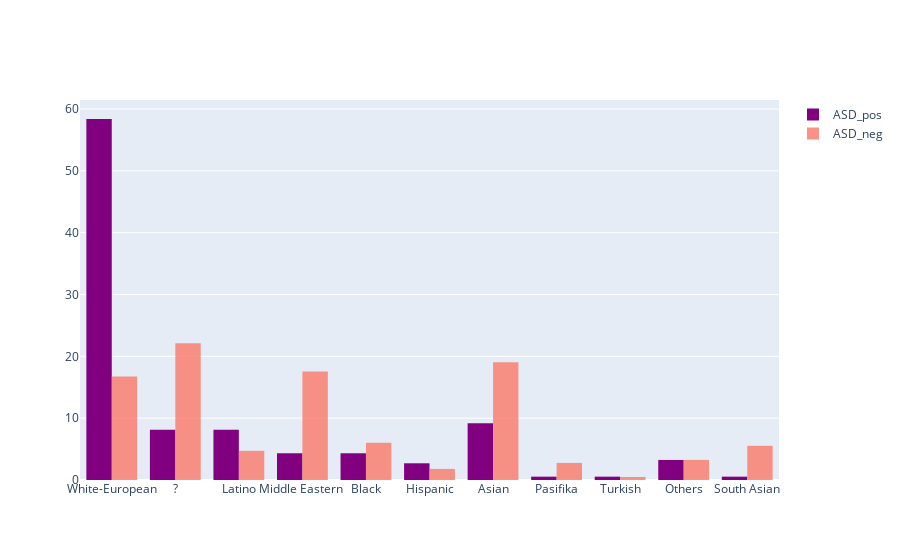

Notebook source saved alongside this figure:
### Code cell
import plotly.graph_objects as go

fig = go.Figure()
fig.add_trace(go.Histogram(x=ASD_pos['ethnicity'],histnorm='percent',
              name='ASD_pos', marker_color = 'purple'),
              )
fig.add_trace(go.Histogram(x=ASD_neg['ethnicity'],histnorm='percent',
              name='ASD_neg', marker_color = 'salmon', opacity=0.85),
             ) 
fig.show()

### Figure 1 — Plotly figure (JSON) as saved in the notebook; plotly's stock layout.template omitted (floating-point values rounded to 4 significant figures; data arrays with more than 128 entries replaced by an {"elided": "..."} marker saying what was removed)
{"data": [{"histnorm": "percent", "marker": {"color": "purple"}, "name": "ASD_pos", "type": "histogram", "x": {"elided": "185 str values"}}, {"histnorm": "percent", "marker": {"color": "salmon"}, "name": "ASD_neg", "opacity": 0.85, "type": "histogram", "x": {"elided": "615 str values"}}], "layout": {}}
